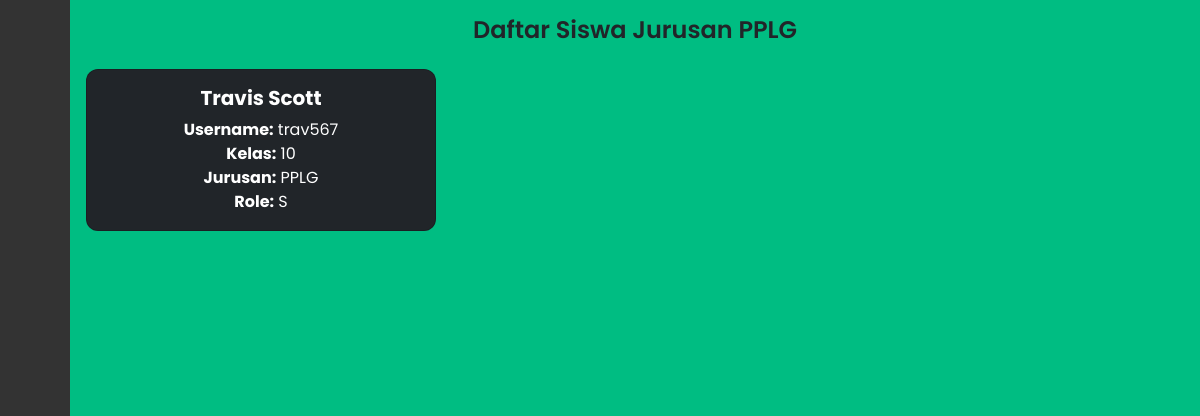
Page /siswa_jurusan.php?jurusan=PPLG (signed in) on the earlier database version.
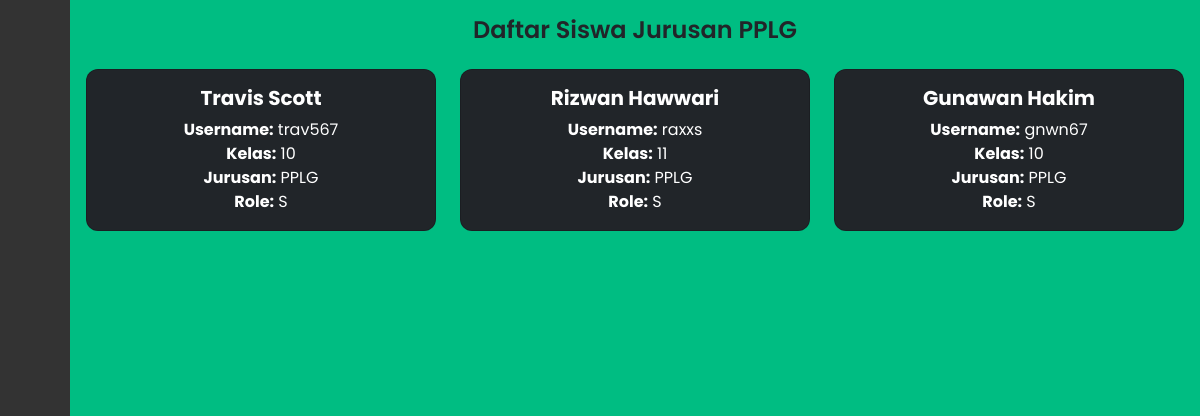
Same page on the later database version.
### tables this page shows
CREATE TABLE `siswa` (
  `ID` int(11) NOT NULL AUTO_INCREMENT,
  `Nama` varchar(100) NOT NULL,
  `Username` varchar(50) NOT NULL,
  `NIS` varchar(20) NOT NULL,
  `Password` varchar(255) NOT NULL,
  `Role` enum('A','S') NOT NULL,
  `status` enum('aktif','tidak aktif') DEFAULT 'aktif',
  `kelas` varchar(50) NOT NULL,
  `jurusan` varchar(50) NOT NULL,
  `last_login` datetime DEFAULT NULL,
  PRIMARY KEY (`ID`,`Username`)
);

### functions.php (called while the page is built, shortened)
<?php
$host_db    = "localhost";
$user_db    = "root";
$pass_db    = "";
$nama_db    = "login";
$conn    = mysqli_connect($host_db, $user_db, $pass_db, $nama_db);
function query($query) {
  global $conn;
  $result = mysqli_query($conn, $query);
  $rows = [];
  while ( $row = mysqli_fetch_assoc($result) ) {
    $rows[] = $row;
  }
  return $rows;
}
?>

### siswa_jurusan.php (the view, shortened to what this page needs)
<?php
require 'functions.php';
$jurusan = $_GET['jurusan'] ?? '';
$sql = "SELECT nama, username, kelas, jurusan, role FROM siswa WHERE jurusan = '$jurusan' AND username IS NOT NULL";
$siswa = query($sql);
?>
<!DOCTYPE html>
<html lang="en">
<head>
  <link href="https://cdn.lineicons.com/4.0/lineicons.css" rel="stylesheet" />
  <link href="https://cdn.jsdelivr.net/npm/bootstrap@5.3.0-alpha3/dist/css/bootstrap.min.css" rel="stylesheet"
 />
  <link rel="stylesheet" href="css-file/siswa.css" />
</head>
<body>
  <div class="wrapper">
    <aside id="sidebar">
      <div class="d-flex">
        <button class="toggle-btn" type="button">
        </button>
      </div>
      <ul class="sidebar-nav">
        <li class="sidebar-item">
          <a href="profile.php" class="sidebar-link">
          </a>
        </li>
        <li class="sidebar-item">
          <a href="statistic.php" class="sidebar-link" id="daftar-siswa">
          </a>
        </li>
        <li class="sidebar-item">
          <a href="daftarsiswa.php" class="sidebar-link" id="daftar-siswa">
          </a>
        </li>
        <li class="sidebar-item">
          <a href="register.php" class="sidebar-link" id="daftar-siswa">
          </a>
        </li>
        <li class="sidebar-item">
          <a href="#" class="sidebar-link collapsed has-dropdown" data-bs-toggle="collapse" data-bs-target="#multi"
            aria-expanded="false" aria-controls="multi">
          </a>
        </li>
        <li class="sidebar-item">
          <a href="#" class="sidebar-link">
          </a>
        </li>
        <li class="sidebar-item">
          <a href="logout.php" class="sidebar-link">
          </a>
        </li>
      </ul>
    </aside>
    <div class="main p-3">
      <div class="text-center">
        <h1>Daftar Siswa Jurusan <?php echo htmlspecialchars($jurusan); ?></h1>
      </div>
      <div class="row mt-4">
        <?php foreach ($siswa as $row): ?>
        <div class="col-md-6 col-lg-4 mb-4">
          <div class="card card-jurusan text-white bg-dark text-center">
            <div class="card-body">
              <h5 class="card-title"><?php echo htmlspecialchars($row['nama']); ?></h5>
              <p class="card-text">
                <strong>Username:</strong> <?php echo htmlspecialchars($row['username']); ?><br>
                <strong>Kelas:</strong> <?php echo htmlspecialchars($row['kelas']); ?><br>
                <strong>Jurusan:</strong> <?php echo htmlspecialchars($row['jurusan']); ?><br>
                <strong>Role:</strong> <?php echo htmlspecialchars($row['role']); ?><br>
              </p>
            </div>
          </div>
        </div>
        <?php endforeach; ?>
      </div>
    </div>
  </div>
</body>
</html>

Differences in the rows shown:
added siswa: Nama "Rizwan Hawwari", Username "raxxs", kelas "11", jurusan "PPLG", Role "S"
added siswa: Nama "Gunawan Hakim", Username "gnwn67", kelas "10", jurusan "PPLG", Role "S"
